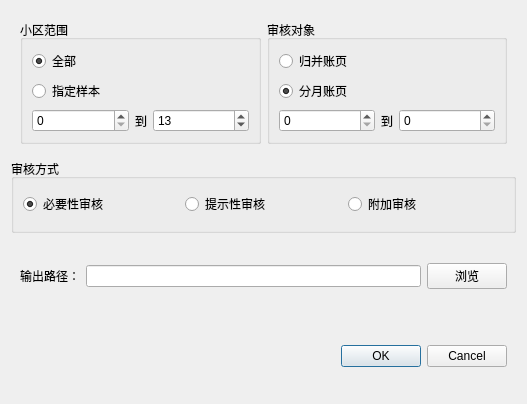
<?xml version="1.0" encoding="UTF-8"?>
<ui version="4.0">
 <class>zyCheckDialog</class>
 <widget class="QDialog" name="zyCheckDialog">
  <property name="geometry">
   <rect>
    <x>0</x>
    <y>0</y>
    <width>527</width>
    <height>404</height>
   </rect>
  </property>
  <property name="windowTitle">
   <string>审核账页</string>
  </property>
  <layout class="QVBoxLayout" name="verticalLayout_2">
   <item>
    <widget class="QWidget" name="widget" native="true">
     <layout class="QHBoxLayout" name="horizontalLayout">
      <item>
       <widget class="QGroupBox" name="groupBox">
        <property name="title">
         <string>小区范围</string>
        </property>
        <layout class="QVBoxLayout" name="verticalLayout_4">
         <item>
          <widget class="QRadioButton" name="allTownRadioButton">
           <property name="text">
            <string>全部</string>
           </property>
           <property name="checked">
            <bool>true</bool>
           </property>
          </widget>
         </item>
         <item>
          <layout class="QVBoxLayout" name="verticalLayout">
           <item>
            <widget class="QRadioButton" name="partTownRadioButton">
             <property name="text">
              <string>指定样本</string>
             </property>
             <property name="checked">
              <bool>false</bool>
             </property>
            </widget>
           </item>
           <item>
            <layout class="QHBoxLayout" name="horizontalLayout_5">
             <item>
              <widget class="QSpinBox" name="townLowSpinBox"/>
             </item>
             <item>
              <widget class="QLabel" name="label">
               <property name="sizePolicy">
                <sizepolicy hsizetype="Fixed" vsizetype="Preferred">
                 <horstretch>0</horstretch>
                 <verstretch>0</verstretch>
                </sizepolicy>
               </property>
               <property name="text">
                <string>到</string>
               </property>
              </widget>
             </item>
             <item>
              <widget class="QSpinBox" name="townUpperSpinBox">
               <property name="value">
                <number>13</number>
               </property>
              </widget>
             </item>
            </layout>
           </item>
          </layout>
         </item>
        </layout>
       </widget>
      </item>
      <item>
       <widget class="QGroupBox" name="groupBox_2">
        <property name="title">
         <string>审核对象</string>
        </property>
        <layout class="QVBoxLayout" name="verticalLayout_5">
         <item>
          <widget class="QRadioButton" name="allMonthRadioButton">
           <property name="text">
            <string>归并账页</string>
           </property>
          </widget>
         </item>
         <item>
          <layout class="QVBoxLayout" name="verticalLayout_3">
           <item>
            <widget class="QRadioButton" name="partMonthRadioButton">
             <property name="text">
              <string>分月账页</string>
             </property>
             <property name="checked">
              <bool>true</bool>
             </property>
            </widget>
           </item>
           <item>
            <layout class="QHBoxLayout" name="horizontalLayout_4">
             <item>
              <widget class="QSpinBox" name="monthLowSpinBox"/>
             </item>
             <item>
              <widget class="QLabel" name="label_2">
               <property name="sizePolicy">
                <sizepolicy hsizetype="Fixed" vsizetype="Preferred">
                 <horstretch>0</horstretch>
                 <verstretch>0</verstretch>
                </sizepolicy>
               </property>
               <property name="text">
                <string>到</string>
               </property>
              </widget>
             </item>
             <item>
              <widget class="QSpinBox" name="monthUpperSpinBox"/>
             </item>
            </layout>
           </item>
          </layout>
         </item>
        </layout>
       </widget>
      </item>
     </layout>
    </widget>
   </item>
   <item>
    <widget class="QGroupBox" name="groupBox_3">
     <property name="title">
      <string>审核方式</string>
     </property>
     <layout class="QHBoxLayout" name="horizontalLayout_2">
      <item>
       <widget class="QRadioButton" name="zy_necessity">
        <property name="text">
         <string>必要性审核</string>
        </property>
        <property name="checked">
         <bool>true</bool>
        </property>
       </widget>
      </item>
      <item>
       <widget class="QRadioButton" name="zy_suggestion">
        <property name="text">
         <string>提示性审核</string>
        </property>
       </widget>
      </item>
      <item>
       <widget class="QRadioButton" name="zy_addition">
        <property name="text">
         <string>附加审核</string>
        </property>
       </widget>
      </item>
     </layout>
    </widget>
   </item>
   <item>
    <widget class="QWidget" name="widget_2" native="true">
     <layout class="QHBoxLayout" name="horizontalLayout_6">
      <item>
       <widget class="QLabel" name="label_3">
        <property name="text">
         <string>输出路径：</string>
        </property>
       </widget>
      </item>
      <item>
       <widget class="QLineEdit" name="dirlineEdit">
        <property name="sizePolicy">
         <sizepolicy hsizetype="Expanding" vsizetype="Fixed">
          <horstretch>0</horstretch>
          <verstretch>0</verstretch>
         </sizepolicy>
        </property>
       </widget>
      </item>
      <item>
       <widget class="QPushButton" name="selectPathButton">
        <property name="sizePolicy">
         <sizepolicy hsizetype="Preferred" vsizetype="Fixed">
          <horstretch>0</horstretch>
          <verstretch>0</verstretch>
         </sizepolicy>
        </property>
        <property name="text">
         <string>浏览</string>
        </property>
       </widget>
      </item>
     </layout>
    </widget>
   </item>
   <item>
    <widget class="QWidget" name="widget_3" native="true">
     <layout class="QHBoxLayout" name="horizontalLayout_7">
      <item>
       <widget class="QDialogButtonBox" name="buttonBox">
        <property name="sizePolicy">
         <sizepolicy hsizetype="Minimum" vsizetype="Preferred">
          <horstretch>0</horstretch>
          <verstretch>0</verstretch>
         </sizepolicy>
        </property>
        <property name="orientation">
         <enum>Qt::Horizontal</enum>
        </property>
        <property name="standardButtons">
         <set>QDialogButtonBox::Cancel|QDialogButtonBox::Ok</set>
        </property>
        <property name="centerButtons">
         <bool>false</bool>
        </property>
       </widget>
      </item>
     </layout>
    </widget>
   </item>
  </layout>
 </widget>
 <resources/>
 <connections>
  <connection>
   <sender>buttonBox</sender>
   <signal>accepted()</signal>
   <receiver>zyCheckDialog</receiver>
   <slot>accept()</slot>
   <hints>
    <hint type="sourcelabel">
     <x>248</x>
     <y>254</y>
    </hint>
    <hint type="destinationlabel">
     <x>157</x>
     <y>274</y>
    </hint>
   </hints>
  </connection>
  <connection>
   <sender>buttonBox</sender>
   <signal>rejected()</signal>
   <receiver>zyCheckDialog</receiver>
   <slot>reject()</slot>
   <hints>
    <hint type="sourcelabel">
     <x>316</x>
     <y>260</y>
    </hint>
    <hint type="destinationlabel">
     <x>286</x>
     <y>274</y>
    </hint>
   </hints>
  </connection>
 </connections>
</ui>
